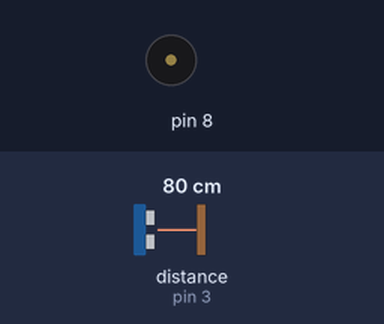
This sketch was run on a simulated Arduino Uno, built with avr-gcc and run on an emulated ATmega328P. On the bench: buzzer (waves = sounding). Wiring (inferred from the names in the program): ultrasonic range finder: trigger pin 2; echo pin 3. The test bench sets the inputs (shaded band); at power-on: distance to the obstacle (sensor on pin 3) 80 cm. The echo pulse lasts 58.3 µs per cm; what the sketch prints to the serial monitor is not drawn.

Above: at 1.2 s.
1.3 s: distance to the obstacle (sensor on pin 3) set to 46 cm
2.8 s: distance to the obstacle (sensor on pin 3) set to 39 cm
At 3.3 s:
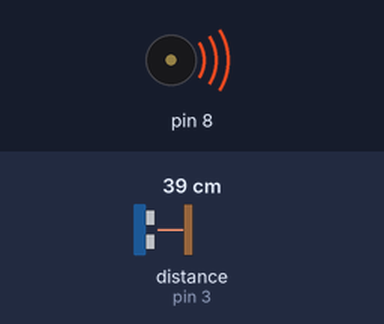
4.3 s: distance to the obstacle (sensor on pin 3) set to 8 cm
At 4.9 s:
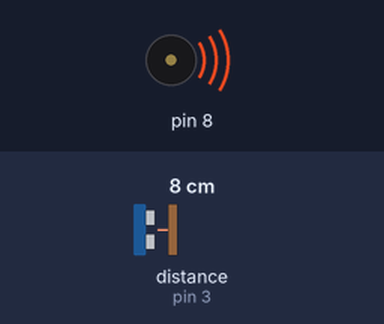
5.8 s: distance to the obstacle (sensor on pin 3) set to 5 cm
At 6.8 s:
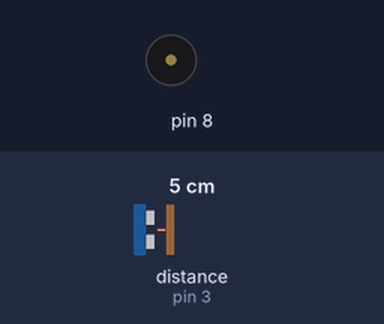
7.3 s: distance to the obstacle (sensor on pin 3) set to 9 cm
At 7.9 s:
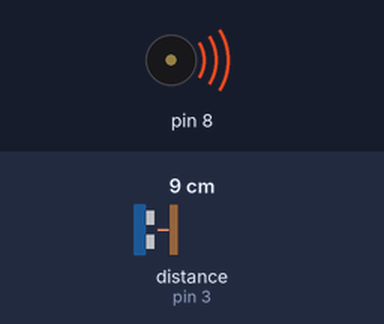
Timing chart, 0 to 9.8 s (numbered marks = the images above; inputs shaded):
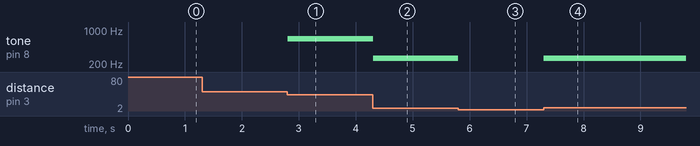

Measured:
- the behaviour switches between 44 and 43 cm on distance to the obstacle (sensor on pin 3) (found by bisection; images 0 and 1)
- the behaviour switches between 7 and 6 cm on distance to the obstacle (sensor on pin 3) (found by bisection; images 2 and 3)
- after the input at 2.8 s, tone on pin 8: silent → 659 Hz at once
- after the input at 4.3 s, tone on pin 8: 659 Hz → 262 Hz at once
- after the input at 5.8 s, tone on pin 8: 262 Hz → silent at once
- after the input at 7.3 s, tone on pin 8: silent → 262 Hz at once

The sketch:

Theremin.ino
```cpp
/*
 * Author: Elecrow Engle
 * Date:7/12/2017
 * IDE V1.8.2
 * Email:engle@elecrow.com
 * Function:
 */
const int TrigPin = 2;
const int EchoPin = 3;
 int duration;
void setup(){
  Serial.begin(9600);
  pinMode(TrigPin, OUTPUT);
  pinMode(EchoPin, INPUT);
}

int takeSounding()
{
     digitalWrite(TrigPin, LOW);
     delayMicroseconds(2);
     digitalWrite(TrigPin, HIGH);
     delayMicroseconds(10);
     digitalWrite(TrigPin, LOW);
     int duration = pulseIn(EchoPin,HIGH,3000);
     if(duration >3000) duration=3000;
    int i=map(duration,174,3000,0,14);  //5---52CM
    Serial.println(i);
     switch(i)
     {
        case 0:duration=0;break;
        case 1: duration=262;break;  //DO
        case 2: duration=294;break;  //RE
        case 3: duration=330;break;  //ME
        case 4: duration=349;break;  //FA
        case 5: duration=392;break;  //SO
        case 6: duration=440;break;  //LA
        case 7: duration=494;break;  //SI
        case 8: duration=523;break;  //DO
        case 9: duration=578;break;  //RE
        case 10: duration=659;break; //ME
        case 11: duration=698;break;  //FA
        case 12: duration=784;break;
        case 13: duration=880;break;
        case 14: duration=988;break;
     }
    // return duration;
     tone(8,duration,125);
}
void loop(){
     takeSounding();

}
```
